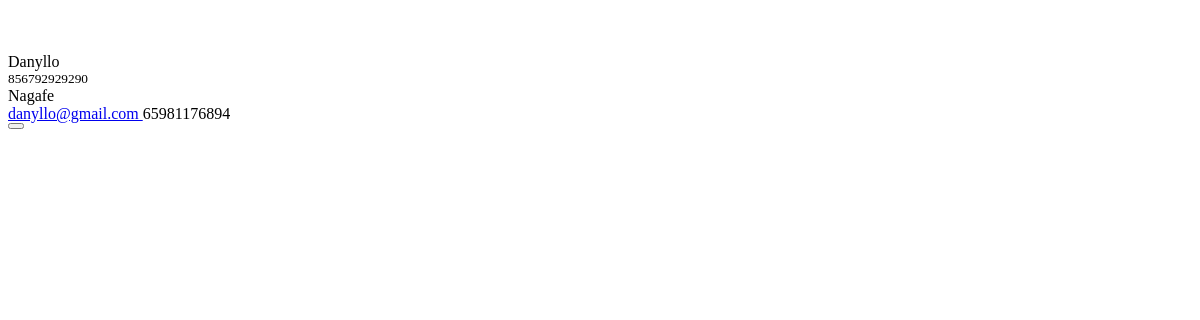
The app's page /buscar/fornecedor/ (signed in), older data.
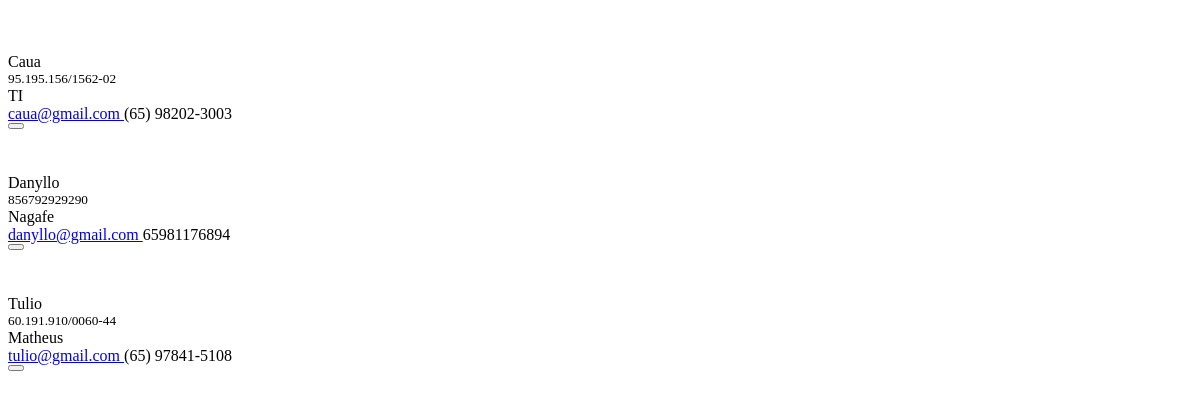
The same page, newer data.
### estoque/models.py (models this page shows, shortened)
class Fornecedor(models.Model):
    nome = models.CharField(max_length=100) # Nome/Razão Social
    cnpj = models.CharField("CNPJ", max_length=18, blank=True, null=True)
    contato = models.CharField("Pessoa de Contato", max_length=100, blank=True, null=True)
    telefone = models.CharField(max_length=20, blank=True, null=True)
    email = models.EmailField(max_length=100, blank=True, null=True)

### estoque/views.py (the view)
# urls.py: path('buscar/fornecedor/', views.buscar_fornecedor, name='buscar_fornecedor'),
@login_required
@permission_required('estoque.view_fornecedor', raise_exception=True)
def buscar_fornecedor(request):
    search_text = request.GET.get('q', '').strip()
    if search_text:
        fornecedores = Fornecedor.objects.filter(
            Q(nome__icontains=search_text) |
            Q(cnpj__icontains=search_text) |
            Q(email__icontains=search_text)
        ).order_by('nome')
    else:
        fornecedores = Fornecedor.objects.all().order_by('nome')[:50]
    return render(request, 'estoque/partials/tabela_fornecedores.html', {'fornecedores': fornecedores})

### templates/estoque/partials/tabela_fornecedores.html (shortened to what this page needs)
{% for fornecedor in fornecedores %}
<tr class="bg-white">
  <td class="ps-4 py-3">
    <div class="d-flex align-items-center">
      <div class="rounded-3 bg-info bg-opacity-10 text-info d-flex align-items-center justify-content-center me-3 shadow-sm" style="width: 45px; height: 45px; font-size: 1.2rem;">
      </div>
      <div>
        <div class="fw-bold text-dark mb-0">
            {{ fornecedor.nome }}
        </div>
        {% if fornecedor.cnpj %}
          <small class="text-muted font-monospace">{{ fornecedor.cnpj }}</small>
        {% else %}
          <small class="text-muted fst-italic">CNPJ não informado</small>
        {% endif %}
      </div>
    </div>
  </td>
  <td>
    {% if fornecedor.contato %}
      <div class="d-flex align-items-center text-secondary">
         {{ fornecedor.contato }}
      </div>
    {% else %}
      <span class="text-muted opacity-50">-</span>
    {% endif %}
  </td>
  <td>
    <div class="d-flex flex-column gap-1">
      {% if fornecedor.email %}
        <a href="mailto:{{ fornecedor.email }}" class="text-decoration-none small text-secondary hover-primary">
           {{ fornecedor.email }}
        </a>
      {% endif %}
      {% if fornecedor.telefone %}
        <span class="small text-secondary">
           {{ fornecedor.telefone }}
        </span>
      {% endif %}
    </div>
  </td>
  <td class="text-end pe-4">
    <div class="d-inline-flex gap-2">
      {% if perms.estoque.delete_fornecedor %}
        <button type="button"
                class="btn btn-icon btn-light text-danger border-0 bg-danger bg-opacity-10 hover-danger"
                title="Excluir"
                data-url="{% url 'fornecedor_delete' fornecedor.pk %}"
                data-nome="{{ fornecedor.nome }}"
                onclick="confirmarExclusao(this.dataset.url, this.dataset.nome)">
        </button>
      {% endif %}
    </div>
  </td>
</tr>
{% endfor %}

Row changes from the older to the newer data that the page shows:
added Fornecedor: nome "Caua", cnpj "95.195.156/1562-02", contato "TI", email "caua@gmail.com", telefone "(65) 98202-3003"
added Fornecedor: nome "Tulio", cnpj "60.191.910/0060-44", contato "Matheus", email "tulio@gmail.com", telefone "(65) 97841-5108"
